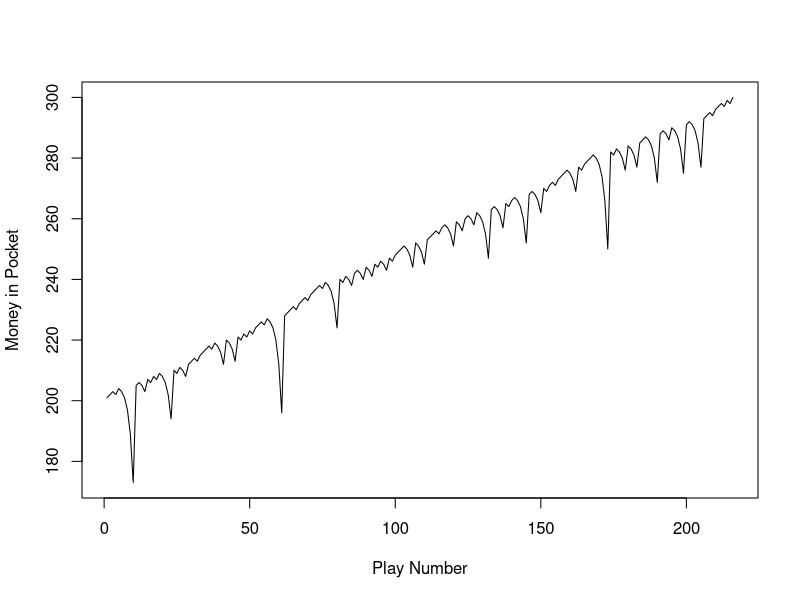
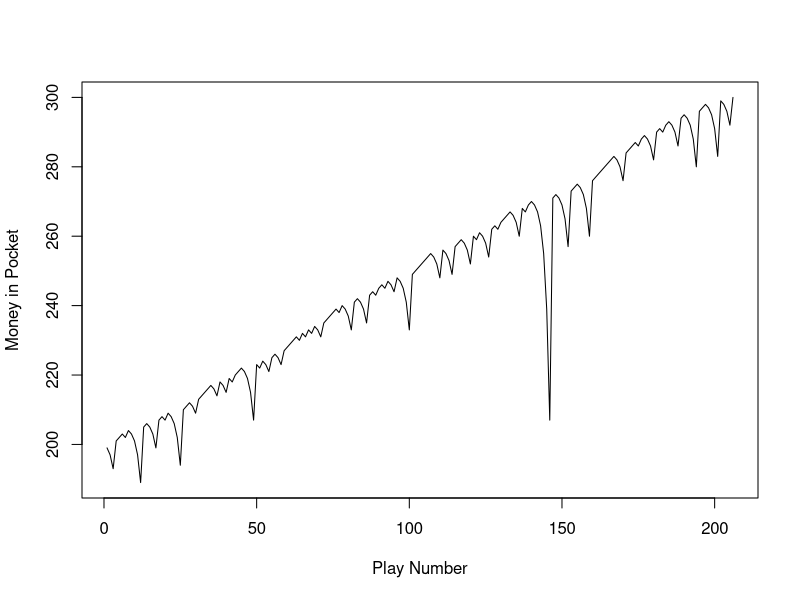
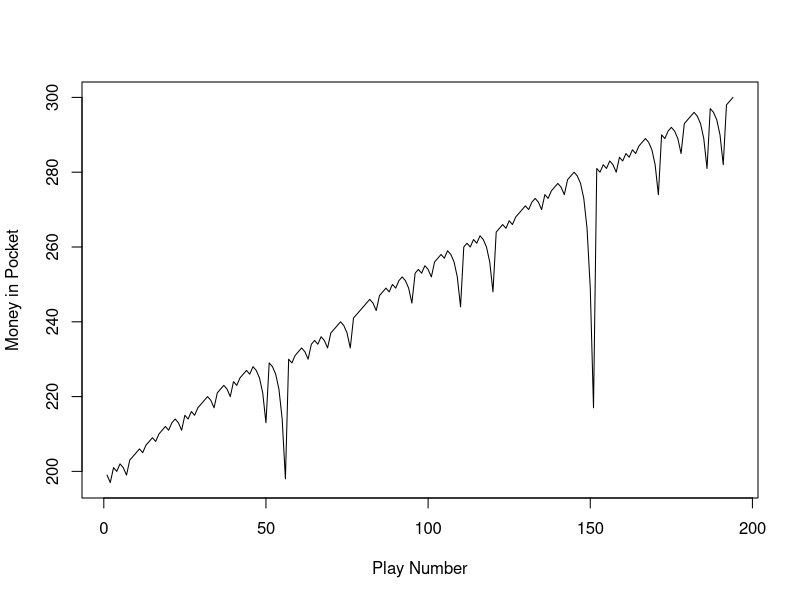
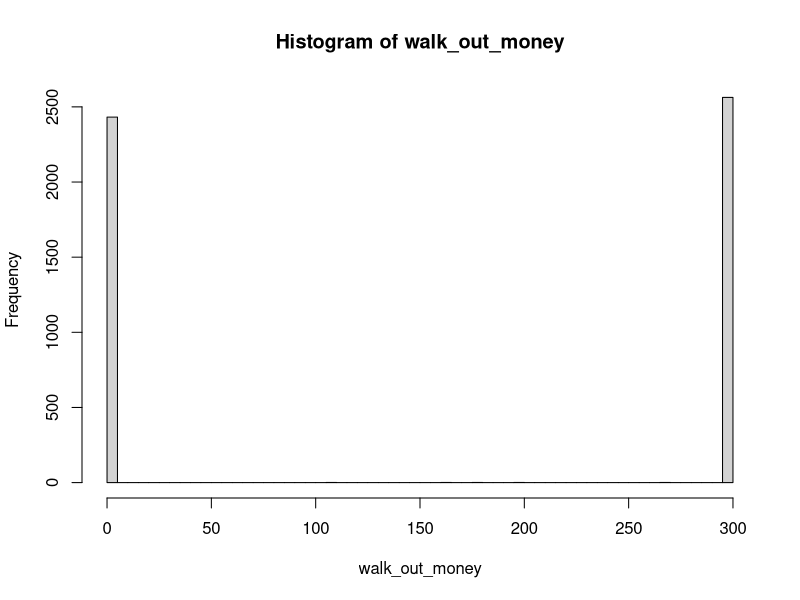
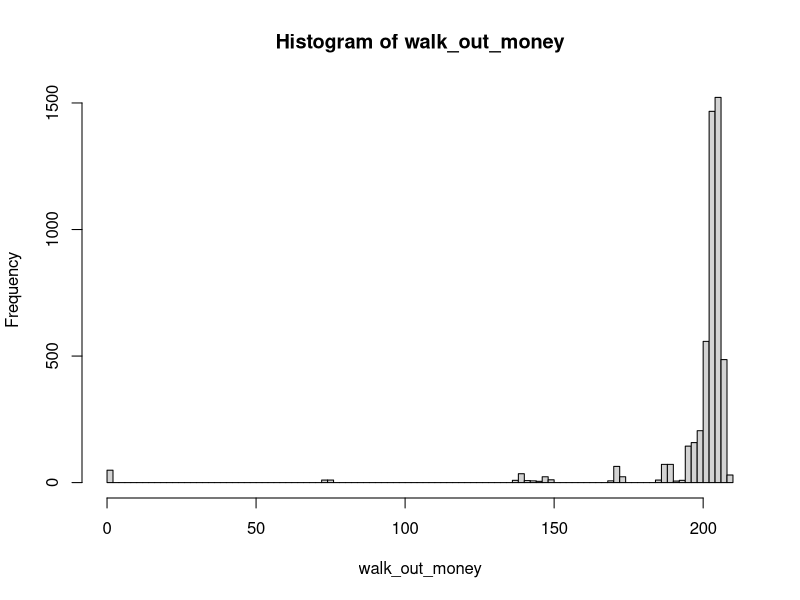

Recreate these plots in R, in order. (Note: a time limit stopped this script after it produced the figures.)
## ---- chunk 1
knitr::opts_chunk$set(echo=TRUE, warning=FALSE, message=FALSE)
## ---- chunk 2
library(magrittr)
#' A single play of the Martingale strategy
#'
#' Takes a state list, spins the roulette wheel, returns the state list with updated values (for example, budget, plays, etc)
#' @param state A list with the following entries: 
#'   B              number, the budget
#'   W              number, the budget threshold for successfully stoping
#'   L              number, the maximum number of plays 
#'   M              number, the casino wager limit
#'   plays          integer, the number of plays executed
#'   previous_wager number, the wager in the previous play (0 at first play)
#'   previous_win   TRUE/FALSE, indicator if the previous play was a win (TRUE at first play)
#' @return The updated state list
one_play <- function(state){
  
    # Wager
    proposed_wager <- ifelse(state$previous_win, 1, 2*state$previous_wager)
    wager <- min(proposed_wager, state$M, state$B)
    
    # Spin of the wheel
    red <- rbinom(1,1,18/38)
    
    # Update state
    state$plays <- state$plays + 1
    state$previous_wager <- wager
    if(red){
      # WIN
      state$B <- state$B + wager
      state$previous_win <- TRUE
    }else{
      # LOSE
      state$B <- state$B - wager
      state$previous_win <- FALSE
    }
  state
}


#' Stopping rule
#'
#' Takes the state list and determines if the gambler has to stop
#' @param state A list.  See one_play
#' @return TRUE/FALSE
stop_play <- function(state){
  if(state$B <= 0) return(TRUE)
  if(state$plays >= state$L) return(TRUE)
  if(state$B >= state$W) return(TRUE)
  FALSE
}


#' Play roulette to either bankruptcy, success, or play limits
#'
#' @param B number, the starting budget
#' @param W number, the budget threshold for successfully stoping
#' @param L number, the maximum number of plays 
#' @param M number, the casino wager limit
#' @return A vector of budget values calculated after each play.
one_series <- function(
    B = 200
  , W = 300
  , L = 1000
  , M = 100
){

  # initial state
  state <- list(
    B = B
  , W = W
  , L = L
  , M = M
  , plays = 0
  , previous_wager = 0
  , previous_win = TRUE
  )
  
  # vector to store budget over series of plays
  budget <- rep(NA, L)
  
  # For loop of plays
  for(i in 1:L){
    new_state <- state %>% one_play
    budget[i] <- new_state$B
    if(new_state %>% stop_play){
      return(budget[1:i])
    }
    state <- new_state
  }
  budget    
}

# helper function
get_last <- function(x) x[length(x)] 

for(i in c(1:3)){
  one_person_play <- one_series(B = 200, W = 300, L = 1000, M = 100)
  
  plot(x=c(1:length(one_person_play)), y=one_person_play, type="l", xlab = "Play Number", ylab = "Money in Pocket")
}
# Simulation
walk_out_money <- rep(NA, 5000)
for(j in seq_along(walk_out_money)){
  walk_out_money[j] <- one_series(B = 200, W = 300, L = 1000, M = 100) %>% get_last
}


## ---- chunk 3


# Walk out money distribution
hist(walk_out_money, breaks = 100)

# Estimated probability of walking out with extra cash
#mean(walk_out_money > 200)

# Estimated earnings
#mean(walk_out_money - 200)
## ---- chunk 4

# Simulation
walk_out_money <- rep(NA, 5000)
for(j in seq_along(walk_out_money)){
  walk_out_money[j] <- one_series(B = 200, W = 300, L = 10, M = 100) %>% get_last
}

# Walk out money distribution
hist(walk_out_money, breaks = 100)

# Estimated probability of walking out with extra cash
#mean(walk_out_money > 200)

# Estimated earnings
#mean(walk_out_money - 200)
## ---- chunk 5
library(magrittr)
max_num_plays = seq(10,1000, by=10)
avg.earn= NA

for(i in c(1:length(max_num_plays))){
  #Simulation
  walk_out_money <- rep(NA,5000)
  for (j in seq_along(walk_out_money)){
    walk_out_money[j] <- one_series(B = 200, W= 300, L = max_num_plays[i], M = 100) %>% get_last
  }
  #Estimated earnings
  avg.earn[i] = mean(walk_out_money - 200)
}

plot(x =max_num_plays, y=avg.earn, type="l")
## ---- chunk 6
# Simulation
num.plays <- rep(NA,5000)
for(j in seq_along(num.plays)){
  num.plays[j] <- one_series(B = 200, W =300, L = 1000, M = 100) %>% length()
}


#Walk out money distribution

hist(num.plays, breaks = 10)
#mean(num.plays)
